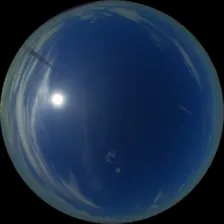
#> input picture demo/inputs/demo1_image.png, 224 x 224 px; its folder holds 4 pictures in this run
$ python visualize_demo_fits.py
#> lines starting #> are read from the running program, lines starting #| are printed output that depends on the picture; after the words box and inside, x2 and y2 are one past the last pixel; in counts of white or black regions, pixels touching at a corner belong together; pictures that were not available may be replaced by others from this repository, and a replacement may not be noted
### src/auto_optimize_clearsky.py
#!/usr/bin/env python3
"""
AUTOMATIC CLEAR-SKY OPTIMIZER

Fully automatic pipeline that tests:
1. Multiple projection models (K-tan with K=1.0-1.8, equidistant, equisolid)
2. Multiple fitting methods (per-channel RGB, Y-based achromatic)
3. Multiple sun size configurations (E/F scaling)
4. Multiple color scaling approaches (median, 90th percentile, saturation boost)

Finds the optimal combination minimizing difference between synthetic and real
in both clear-sky and sun regions.

Usage:
    python auto_optimize_clearsky.py --image IMG.png --mask MASK.png --output OUTPUT_DIR
"""

from pathlib import Path
import json
import numpy as np
from PIL import Image
import cv2
import sys
import argparse
from datetime import datetime

sys.path.insert(0, str(Path(__file__).parent.parent / "utils"))
from colorspace_utils import srgb_to_linear, linear_to_srgb

from scipy.optimize import least_squares
from scipy.ndimage import binary_erosion
import matplotlib.pyplot as plt

# ==================== CONFIGURATION ====================

# Projection models to test
PROJECTIONS = [
    ("ktan_1.0", "ktan", 1.0),
    ("ktan_1.2", "ktan", 1.2),
    ("ktan_1.4", "ktan", 1.4),
    ("ktan_1.6", "ktan", 1.6),
    ("ktan_1.8", "ktan", 1.8),
    ("equidistant", "equidistant", None),
    ("equisolid", "equisolid", None),
]

# Fitting methods
FITTING_METHODS = [
    ("per_channel", "RGB per-channel fitting"),
    ("y_based", "Y-based achromatic + RGB scaling"),
    ("constrained_B", "Y-based with B >= -0.5 (prevents negative zenith)"),
]

# Sun size variants (E_scale, F_scale)
SUN_SIZES = [
    (0.5, 1.5), (0.7, 1.2), (1.0, 1.0),
    (1.4, 0.8), (1.8, 0.6), (2.5, 0.4),
]

# Color scaling approaches (for Y-based method)
COLOR_SCALES = [
    ("median", "Median RGB/Y ratios"),
    ("p75", "75th percentile RGB/Y ratios"),
    ("p90", "90th percentile RGB/Y ratios"),
    ("blue_boost_1.05", "Median + 5% blue boost"),
    ("blue_boost_1.10", "Median + 10% blue boost"),
]

CLASS_FROM_RGB = {
    (66, 245, 84):  "background",
    (66, 135, 245): "clear_sky",
    (245, 66, 66):  "cloud",
    (245, 212, 66): "sun",
}

BETA = 0.32
ZE_HORIZON_CUTOFF = 85.0
BAND_GAMMA_MIN = 88.0
BAND_GAMMA_MAX = 92.0
SAT_THRESH = 0.98

# ==================== GEOMETRY FUNCTIONS ====================

# [5 lines left out: function k_tan_theta_from_radius, not called in this run]

def equidistant_theta_from_radius(r, R):
    return (r / R) * (np.pi / 2.0)

def equisolid_theta_from_radius(r, R):
    return 2.0 * np.arcsin(np.clip(r / (2.0 * R), 0, 1))

def orthographic_theta_from_radius(r, R):
    """Orthographic projection: r = R × sin(θ)"""
    return np.arcsin(np.clip(r / R, 0, 1))

# [8 lines left out: function circular_mask, not called in this run]

def compute_sun_pixel_angle(az_pix, ze_pix, az_sun, ze_sun):
    az_pix_rad = np.radians(az_pix)
    ze_pix_rad = np.radians(ze_pix)
    az_sun_rad = np.radians(az_sun)
    ze_sun_rad = np.radians(ze_sun)

    cos_spa = (np.sin(ze_pix_rad) * np.sin(ze_sun_rad) * np.cos(az_pix_rad - az_sun_rad) +
               np.cos(ze_pix_rad) * np.cos(ze_sun_rad))
    cos_spa = np.clip(cos_spa, -1.0, 1.0)
    spa_rad = np.arccos(cos_spa)
    return np.degrees(spa_rad)

def load_semantic_mask(mask_path):
    mask_img = Image.open(mask_path).convert("RGB")
    mask_arr = np.array(mask_img, np.uint8)

    class_masks = {}
    for rgb, class_name in CLASS_FROM_RGB.items():
        match = np.all(mask_arr == rgb, axis=-1)
        class_masks[class_name] = match

    return class_masks

def fit_disk(mask_or_gray):
    a = mask_or_gray.astype(np.float32)
    if a.ndim == 3:
        a = a.mean(-1)

    mask = a > (5.0 if a.max() > 1.5 else 0.02)
    H, W = a.shape

    if not mask.any():
        return (W-1)/2.0, (H-1)/2.0, min(W, H)/2.05

    ys, xs = np.nonzero(mask)
    cx, cy = xs.mean(), ys.mean()

    edge = mask & (~binary_erosion(mask, iterations=1))
    ys_e, xs_e = np.nonzero(edge)

    if xs_e.size < 30:
        R = min(W, H)/2.05
    else:
        R = np.median(np.hypot(xs_e - cx, ys_e - cy))

    return cx, cy, R

def build_geometry(H, W, cx, cy, R, proj_type, K=1.4):
    """Build (theta, ze_deg, az_nav, SPA_deg, gamma) grids."""
    yy, xx = np.meshgrid(np.arange(H), np.arange(W), indexing="ij")
    x = xx - cx
    y = cy - yy
    r = np.hypot(x, y)
    r_clipped = np.minimum(r, R)

    if proj_type == "ktan":
        theta = k_tan_theta_from_radius(r_clipped, R, K=K)
    elif proj_type == "equidistant":
        theta = equidistant_theta_from_radius(r_clipped, R)
    elif proj_type == "equisolid":
        theta = equisolid_theta_from_radius(r_clipped, R)
    elif proj_type == "orthographic":
        theta = orthographic_theta_from_radius(r_clipped, R)
    else:
        raise ValueError(f"Unknown projection: {proj_type}")

    ze_deg = np.degrees(theta)
    phi = np.arctan2(y, x)
    az_math = (np.degrees(phi) % 360.0).astype(np.float32)
    az_nav = (90.0 - az_math) % 360.0

    disk = (r <= R)

    return theta, ze_deg, az_nav, disk

# ==================== MODEL FUNCTIONS ====================

def G_model(theta_rad, A, B, C, beta=BETA):
    ct = np.clip(np.cos(theta_rad), 0.0, 1.0)
    return A * (1.0 + C * np.power(ct, beta)) / (1.0 + B * ct + 1e-8)

def S_model(gamma_rad, D, E, F, H):
    g = np.clip(gamma_rad, 1e-3, np.pi)
    return D + E * np.power(g, -F) + H * np.cos(gamma_rad)

# [615 lines left out: functions percent_clip, linear_to_srgb, fit_per_channel, fit_y_based, generate_synthetic, evaluate_synthetic and 2 more, not called in this run]

# [2 lines that do not run on import are left out]

### visualize_demo_fits.py
#!/usr/bin/env python3
"""
Visualize the fitting strategy used for each demo.
Shows which pixels were used for fitting (single-band vs multi-band).
"""

import json
import numpy as np
import matplotlib.pyplot as plt
from pathlib import Path
from PIL import Image
import sys

sys.path.insert(0, 'utils')
from colorspace_utils import srgb_to_linear

sys.path.insert(0, 'src')
from auto_optimize_clearsky import (
    build_geometry, fit_disk, load_semantic_mask, compute_sun_pixel_angle,
    ZE_HORIZON_CUTOFF, BAND_GAMMA_MIN, BAND_GAMMA_MAX
)

def create_multi_band_mask(SPA_deg, ze_deg, fitting_mask_base):
    """Create multi-band mask (4 bands)."""
    band1 = fitting_mask_base & (SPA_deg >= 88.0) & (SPA_deg <= 92.0)
    band2 = fitting_mask_base & (SPA_deg >= 80.0) & (SPA_deg < 88.0)
    band3 = fitting_mask_base & (SPA_deg >= 45.0) & (SPA_deg <= 75.0)
    band4 = fitting_mask_base & (ze_deg < 30.0)

    multi_band = band1 | band2 | band3 | band4

    stats = {
        'band1': band1.sum(),
        'band2': band2.sum(),
        'band3': band3.sum(),
        'band4': band4.sum(),
        'total': multi_band.sum()
    }

    return multi_band, stats

# Process all 5 demos
fig, axes = plt.subplots(2, 5, figsize=(25, 10))
fig.suptitle('Fitting Strategy Used for Each Demo\n(Single-Band vs Multi-Band)',
             fontsize=20, fontweight='bold', y=0.98)

# Map demo numbers to their file extensions
demo_extensions = {
    1: 'png',
    2: 'webp',
    3: 'webp',
    4: 'jpg',
    5: 'png'
}

for demo_num in range(1, 6):
    print(f"\n=== Processing Demo {demo_num} ===")

    # Load image
    ext = demo_extensions[demo_num]
    img_path = f'demo/inputs/demo{demo_num}_image.{ext}'
    img = Image.open(img_path).convert('RGB')
#> img is the input picture: PIL image 224x224 RGB; mean R, G, B 28.5, 47.3, 72.6
    rgb = np.array(img, np.float32) / 255.0
    H, W = rgb.shape[:2]
#> H = 224; W = 224

    # Load masks
    class_masks = load_semantic_mask(f'demo/inputs/demo{demo_num}_mask.png')
#> after the loop in load_semantic_mask, `for rgb, class_name in CLASS_FROM_RGB.items():`: class_masks = 4 items
#> class_masks = 4 items
    clear_sky_mask = class_masks.get('clear_sky', np.zeros((H, W), dtype=bool))
    sun_mask = class_masks.get('sun', np.zeros((H, W), dtype=bool))

    # Build geometry
    sky_combined = clear_sky_mask | sun_mask
    cx, cy, R = fit_disk(sky_combined.astype(np.uint8) * 255)
#> in fit_disk, `a = mask_or_gray.astype(np.float32)`: a: shape (224, 224) float32; every value is 0
#> cx = 111.5; cy = 111.5; R = 109.3
    theta, ze_deg, az_nav, disk = build_geometry(H, W, cx, cy, R, 'equisolid', K=1.4)
#> in equisolid_theta_from_radius, `return 2.0 * np.arcsin(np.clip(r / (2.0 * R), 0, 1))`:
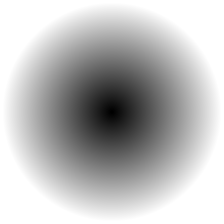
#> returned value: shape (224, 224) float64; min 0.00647, max 1.05, mean 0.776; drawn with min black and max white
#> in build_geometry, `phi = np.arctan2(y, x)`:
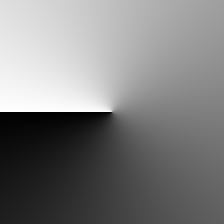
#> phi: shape (224, 224) float64; min -3.14, max 3.14, mean -2.72e-17; drawn with min black and max white
#> in build_geometry, `az_math = (np.degrees(phi) % 360.0).astype(np.float32)`:
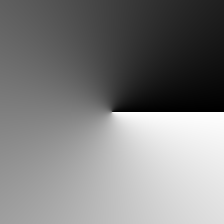
#> az_math: shape (224, 224) float32; min 0.257, max 359.7, mean 180; drawn with min black and max white
#> in build_geometry, `az_nav = (90.0 - az_math) % 360.0`:
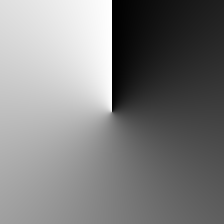
#> az_nav: shape (224, 224) float32; min 0.257, max 359.7, mean 180; drawn with min black and max white
#> in build_geometry, `disk = (r <= R)`:
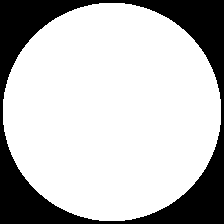
#> disk: shape (224, 224) bool; 74.7% white; 1 black region, box (x1, y1, x2, y2) and area: (0, 0, 224, 224) 12684

    # Sun position
    if sun_mask.any():
        ys_sun, xs_sun = np.nonzero(sun_mask)
        sun_x, sun_y = xs_sun.mean(), ys_sun.mean()
    else:
        sun_x, sun_y = cx, cy
#> sun_x = 111.5; sun_y = 111.5

    sun_y_int, sun_x_int = int(sun_y), int(sun_x)
#> sun_y_int = 111; sun_x_int = 111
    sun_az_nav = az_nav[sun_y_int, sun_x_int]
#> sun_az_nav = 315
    sun_ze_deg = ze_deg[sun_y_int, sun_x_int]
#> sun_ze_deg = 0.371
    SPA_deg = compute_sun_pixel_angle(az_nav, ze_deg, sun_az_nav, sun_ze_deg)
#> in compute_sun_pixel_angle, `az_sun_rad = np.radians(az_sun)`: az_sun_rad = 5.5
#> in compute_sun_pixel_angle, `ze_sun_rad = np.radians(ze_sun)`: ze_sun_rad = 0.00647
#> in compute_sun_pixel_angle, `cos_spa = (np.sin(ze_pix_rad) * np.sin(ze_sun_rad) * np.cos(az_pix_rad..`:
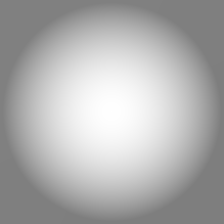
#> cos_spa: shape (224, 224) float64; min 0.494, max 1, mean 0.687

    # Create masks
    non_horizon = (ze_deg <= ZE_HORIZON_CUTOFF)
#> non_horizon: shape (224, 224) bool; every value is 1
    sun_exclusion = (SPA_deg <= 10.0) & disk
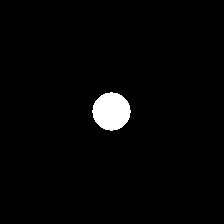
#> sun_exclusion: shape (224, 224) bool; 2.3% white; 1 white region, box (x1, y1, x2, y2) and area: (92, 92, 131, 131) 1137
    fitting_mask_sky = clear_sky_mask & disk & non_horizon & (~sun_exclusion)

    single_band = fitting_mask_sky & (SPA_deg >= BAND_GAMMA_MIN) & (SPA_deg <= BAND_GAMMA_MAX)
    multi_band, band_stats = create_multi_band_mask(SPA_deg, ze_deg, fitting_mask_sky)
#> in create_multi_band_mask, `stats = { 'band1': band1.sum(), 'band2': band2.sum(), 'band3': band3.s..`: stats = {'band1': 0, 'band2': 0, 'band3': 0, 'band4': 0, 'total': 0}
#> band_stats has the same summary as stats in create_multi_band_mask

    # Load results to get actual band strategy used
    results_path = f'demo/outputs_sunmodel_v3/demo{demo_num}/optimization_results.json'
#> (the run stopped early here; a loop or call above may not have finished)
